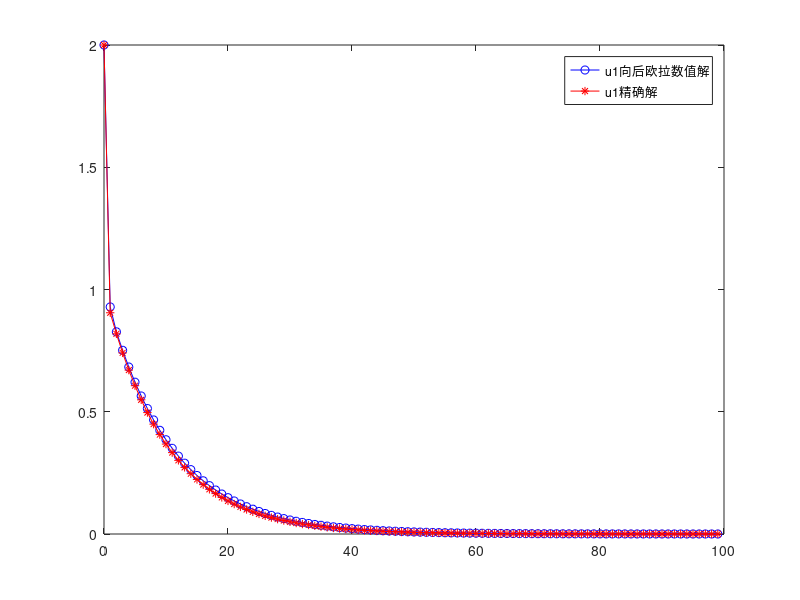
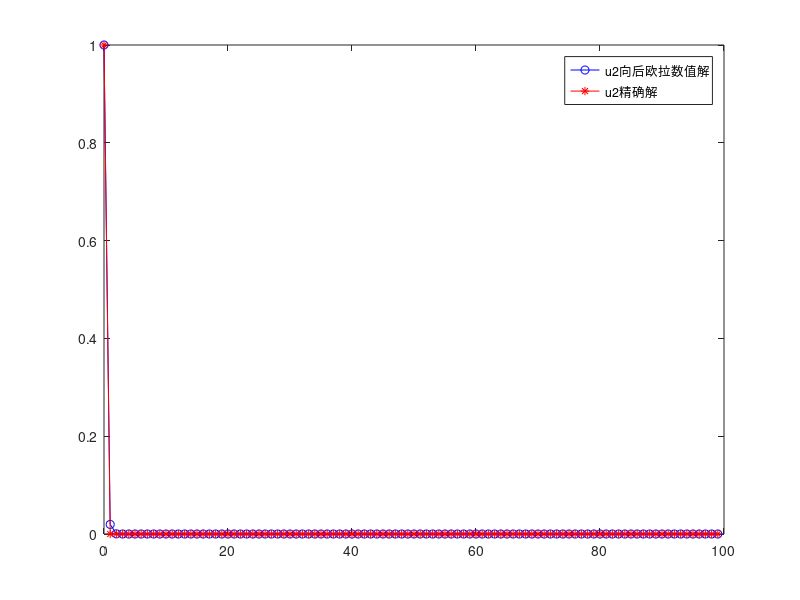
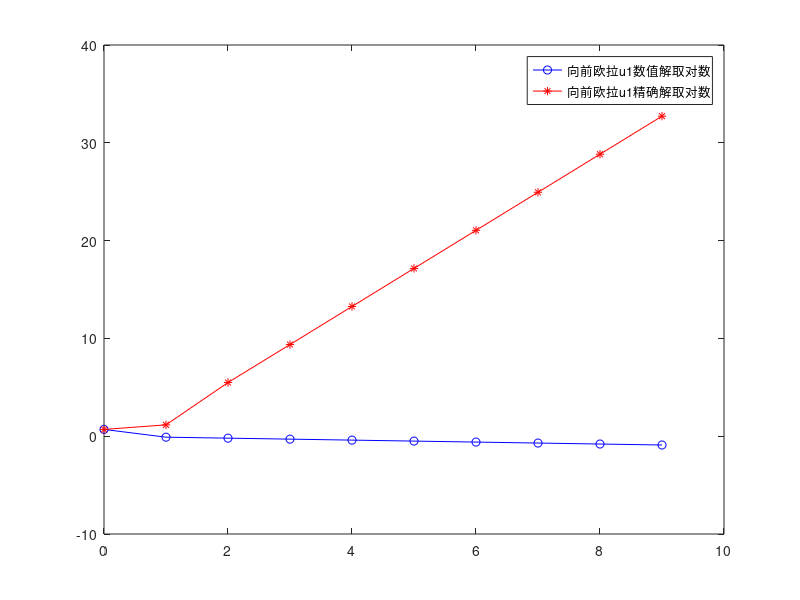

These charts were generated, in order, by the following MATLAB code:
%一阶方程组初值问题
%U'=AU A= -0.1 -49.9  0
 %                   0    -50   0
  %                  0     70  -3X10^4
 %h=1 t0=0;t1
 %使用向后euler法
A=[1.1,49.9,0;0,51,0;0,-70,1+30000];
exactu=zeros(100,3);
s=70/(30000-70);
for i=1:100
    
    exactu(i,1)=exp(-0.1*(i-1))+exp(-50*(i-1));
    exactu(i,2)=exp(-50*(i-1));

    exactu(i,3)=s*exp(-50*(i-1))+(2-s)*exp(-30000*i);
end
%使用向后eluer方法进行迭代数值求解
%由于隐格式要解线性方程组
numu=zeros(100,3);
numu(1,:)=exactu(1,:);

for i=2:100
    %求解方程组
    u1=numu(i-1,:)';
    u2=A\u1;
    numu(i,:)=u2';  
end
t=0:1:99;
%对u1分量画图
plot(t,numu(:,1),'b-o');
hold on
plot(t,exactu(:,1),'r-*');
legend('u1向后欧拉数值解','u1精确解')
figure
%对u2分量画图

plot(t,numu(:,2),'b-o');
hold on
plot(t,exactu(:,2),'r-*');
legend('u2向后欧拉数值解','u2精确解')

%记录表格数据
f=figure;
data=[numu(:,1),exactu(:,1),numu(:,2),exactu(:,2),numu(:,3),exactu(:,3)];
colnames={'u1数值解','u1精确解','u12数值解','u2精确解','u3数值解','u3精确解'};
tab=uitable(f,'data',data,'ColumnName',colnames,'Position',[50,50,800,500])  
%使用向前euler法处理 其格式不稳定
numu2=zeros(10,3);
numu2(1,:)=exactu(1,:);
B=[0.9,-4.99,0;0,-49,0;0,70,-29999];
for i=2:10
    %求解方程组
    u1=numu2(i-1,:)'
    u2=B*u1;
    numu2(i,:)=u2';  
end
t=0:1:9;
x1=log(numu2(:,1));
x=log(exactu(1:10,1));
figure
plot(t,x,'b-o')
hold on
plot(t,x1,'r-*')
legend('向前欧拉u1数值解取对数','向前欧拉u1精确解取对数')
%记录数值表格
f=figure;
data=[numu2(:,1),exactu(1:10,1),numu2(:,2),exactu(1:10,2),numu2(:,3),exactu(1:10,3)];
colnames={'u1数值解','u1精确解','u12数值解','u2精确解','u3数值解','u3精确解'};
tab=uitable(f,'data',data,'ColumnName',colnames,'Position',[50,50,800,500]) 


